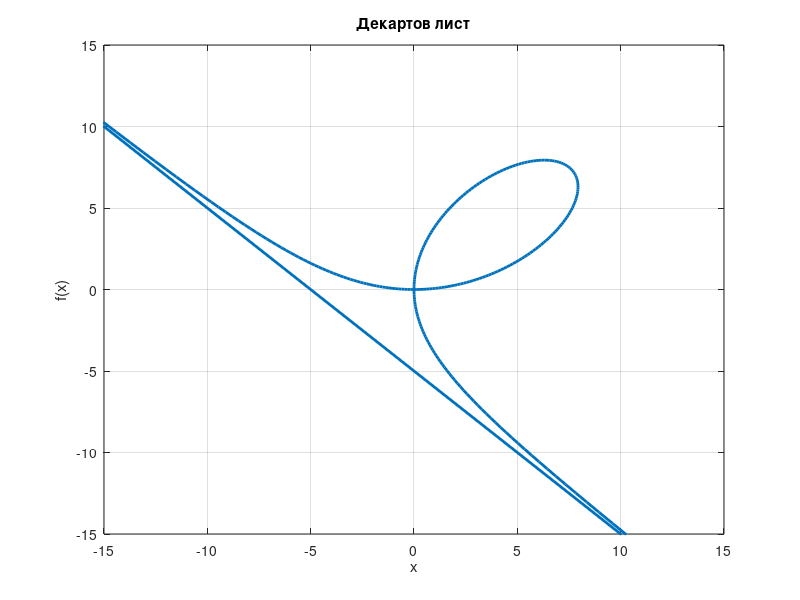

Write the MATLAB code that produced this figure. (Note: this script raises an error after producing the figure.)
%% %Пример 2
phi = 0:0.001:2*pi;
R= sin(phi)./phi;
y = R.*sin(phi);
x = R.*cos(phi);
plot(x,y,'LineWidth', 2);
grid on;
title('R = sin(φ)/φ');
ylabel('f(x)');
xlabel('x');
%% %Пример 3
x = 0:0.001:2;
y = humps(x);
hold on
plot(x, humps(x));
x_index = find(y == max(y));
x_max = x(x_index);
plot(x_max, humps(x_max), 'LineWidth', 3,"Color",[0 0 1], 'Marker', 'o');
for x=0:0.001:2
    if humps(x)<40 && humps(x)>20
        plot(x, humps(x), 'LineWidth', 2,"Color",[1 0 0], 'Marker', 'O');
    end
end
grid on;
title('f(x) = humps(x)');
ylabel('f(x)');
xlabel('x');
hold off
%% %Задание 1
x = -15:0.1:15;
y = (x)+((1./x).^2);
plot(x, y,'LineWidth', 2);
grid on;
title('f(x) = x+(1/x)^2');
ylabel('f(x)');
xlabel('x');
%% %Задание 2
x = -15:0.1:15;
y = (2.*x)./(1+x.*x);
plot(x, y,'LineWidth', 2);
grid on;
title('f(x) = 2x/(1+x^2)');
ylabel('f(x)');
xlabel('x');
%% %Задание 8
phi = -pi/2:0.001:3*pi/2;
a=100;
b=2;
n=4;
m=14;
k=14;
R= a./(a+(phi - pi/2).^n).*(b-sin(k.*phi)-cos(m.*phi));
y = R.*sin(phi);
x = R.*cos(phi);
plot(x,y,'LineWidth', 2);
grid on;
title('R = a/(a+(φ-\pi/2)^n)*(b-sinkφ-cosmφ)');
ylabel('f(x)');
xlabel('x');
text(-3.9,3.5,'a=100; b=2; n=4; k=14;');
text(-3.9,3,'Я не нашёл m,');
text(-3.9,2.5,'пусть будет 14');
%% %Задание 12
t = -5:0.001:5;
a = 1/4;
b = 1/16;
m = 8;
n = 8;
s = 20;
x = (cos(t)-a.*cos(m.*t)+b.*sin(n.*t));
y = (sin(t)-a.*sin(m.*t)+b.*cos(n.*t));
hold on;
for k=1:1:s
    plot(x./k,y./k,'LineWidth', 2);
end
grid on;
title('Параметрически заданная функция');
ylabel('f(x)');
xlabel('x');
hold off;
%% %Задание 13(1)
x = 0.1:0.05:5;
y = cot(pi.*x)+acos(2.^x);
plot(x, y,'LineWidth', 2);
grid on;
title('f(x) = ctg(\pi*x)+arccos(2^x)');
ylabel('f(x)');
xlabel('x');
%% %Задание 13(2)
phi = -pi:0.001:pi;
a=1;
n=4;
R= a + abs(cos(n.*phi));
y = R.*sin(phi);
x = R.*cos(phi);
plot(x,y,'LineWidth', 2);
grid on;
title('R = a + |cos(n*φ)|');
ylabel('f(x)');
xlabel('x');
%% %Задание 13(3)
phi = 0:0.001:2*pi;
phi0 = pi/4;
n = 1;
m = 2;
x = sin(m.*phi).*cos(n.*phi+phi0);
y = sin(m.*phi).*sin(n.*phi+phi0);
plot(x,y,'LineWidth', 2);
grid on;
title('Параметрически заданная функция');
ylabel('f(x)');
xlabel('x');
%% %Задание 14(1)
%Бабочка Темпла Фея
phi = -pi:0.001:pi;
R = exp(1).^cos(phi)-2.*cos(4.*phi)+sin(phi./12).^5;
y = R.*sin(phi);
x = R.*cos(phi);
plot(x,y,'LineWidth', 2);
grid on;
title('Бабочка Темпла Фея');
ylabel('f(x)');
xlabel('x');
%% %Задание 14(2)
%Декартов лист
phi = -pi/2:0.01:pi/2;
a=5;
R = (3.*a.*cos(phi).*sin(phi))./(cos(phi).^3+sin(phi).^3);
y = R.*sin(phi);
x = R.*cos(phi);
plot(x,y,'LineWidth', 2);
ylim([-15 15]);
xlim([-15 15]);
grid on;
title('Декартов лист');
ylabel('f(x)');
xlabel('x');
%% %Задание 14(3)
%Овал Кассини
c = 2;
hold on;
for k=0.4:0.2:1.4
    a = c.*k;
    fimplicit(@(x,y) (x.^2+y.^2).^2-2.*c.^2.*(x.^2-y.^2)-a.^4+c.^4, 'LineWidth', 2);
end
grid on;
title('Овал Кассини');
ylabel('f(x)');
xlabel('x');
hold off;